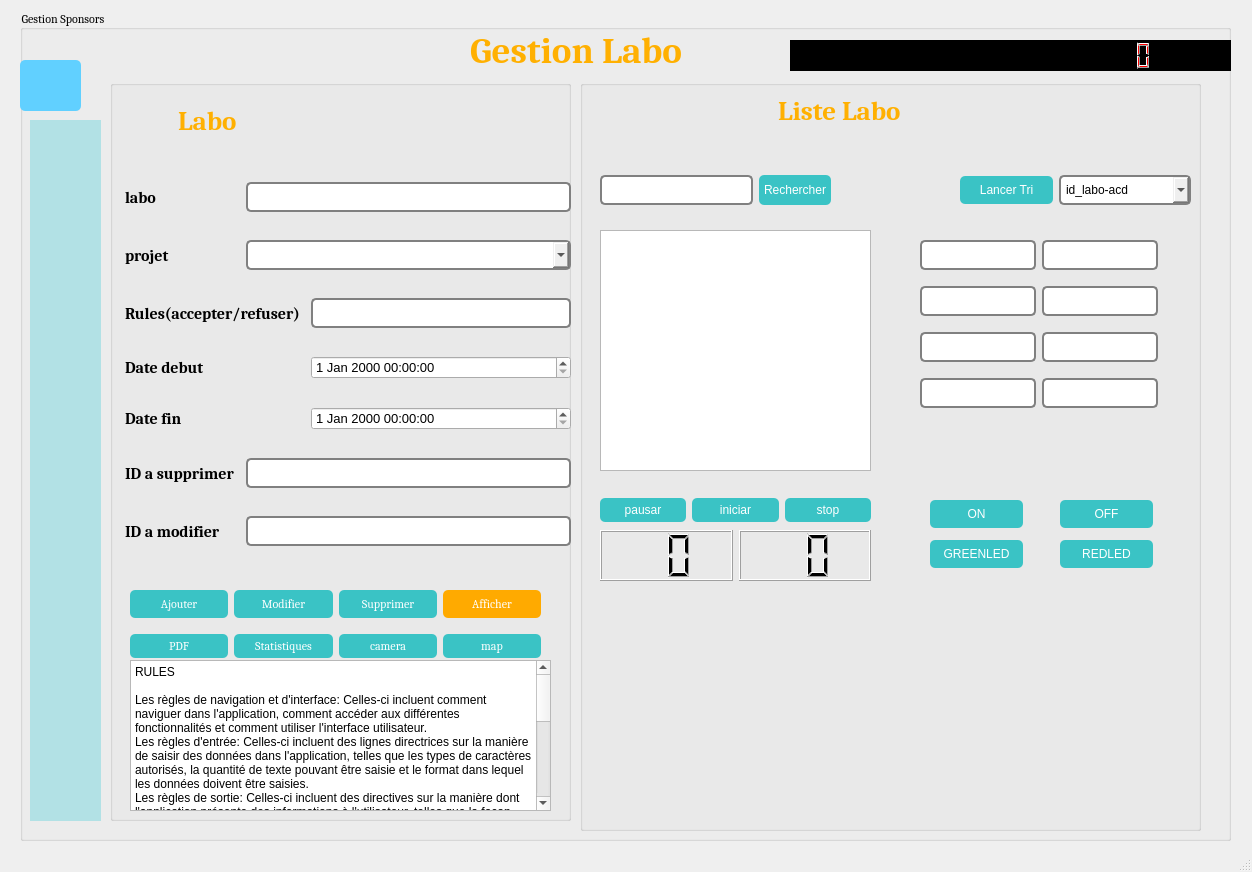
<?xml version="1.0" encoding="UTF-8"?>
<ui version="4.0">
 <class>MainWindow_l</class>
 <widget class="QMainWindow" name="MainWindow_l">
  <property name="geometry">
   <rect>
    <x>0</x>
    <y>0</y>
    <width>1252</width>
    <height>872</height>
   </rect>
  </property>
  <property name="font">
   <font>
    <family>Cambria</family>
    <pointsize>9</pointsize>
   </font>
  </property>
  <property name="windowTitle">
   <string>MainWindow</string>
  </property>
  <property name="styleSheet">
   <string notr="true"/>
  </property>
  <widget class="QWidget" name="centralwidget">
   <widget class="QGroupBox" name="groupBox">
    <property name="geometry">
     <rect>
      <x>20</x>
      <y>10</y>
      <width>1211</width>
      <height>831</height>
     </rect>
    </property>
    <property name="styleSheet">
     <string notr="true">QGroupBox {
    font: 12px;
 background-color:transparent;
}
QComboBox {
    border: 2px solid gray;
     border-radius: 5px;
    padding: 5px;
}
QLineEdit {
    border: 2px solid gray;
    border-radius: 5px;
    padding: 5px;
}

QPushButton {
    background-color: rgb(58, 195, 197);
    color: white;
    border-radius: 5px;
    padding: 5px;
}

QLineEdit:focus, QPushButton:focus {
    border: 2px solid #4CAF50;
}

QLabel {
    font-weight: bold;
    padding: 1px;
}


QPushButton:hover{
	background-color: rgb(255, 176, 1);	
}


</string>
    </property>
    <property name="title">
     <string>Gestion Sponsors</string>
    </property>
    <widget class="QLabel" name="nom_gestion">
     <property name="geometry">
      <rect>
       <x>440</x>
       <y>10</y>
       <width>351</width>
       <height>61</height>
      </rect>
     </property>
     <property name="font">
      <font>
       <family>Cambria</family>
       <pointsize>28</pointsize>
       <weight>75</weight>
       <bold>true</bold>
      </font>
     </property>
     <property name="styleSheet">
      <string notr="true">
QLabel {
   color:#ffb001;
}
</string>
     </property>
     <property name="text">
      <string>Gestion Labo</string>
     </property>
    </widget>
    <widget class="QGroupBox" name="afficher">
     <property name="geometry">
      <rect>
       <x>560</x>
       <y>70</y>
       <width>621</width>
       <height>751</height>
      </rect>
     </property>
     <property name="styleSheet">
      <string notr="true">
</string>
     </property>
     <property name="title">
      <string/>
     </property>
     <widget class="QLabel" name="afficher_label">
      <property name="geometry">
       <rect>
        <x>190</x>
        <y>10</y>
        <width>281</width>
        <height>41</height>
       </rect>
      </property>
      <property name="font">
       <font>
        <family>Cambria</family>
        <pointsize>20</pointsize>
        <weight>75</weight>
        <italic>false</italic>
        <bold>true</bold>
       </font>
      </property>
      <property name="styleSheet">
       <string notr="true">QLabel {
   color:#ffb001;
}</string>
      </property>
      <property name="text">
       <string>Liste Labo</string>
      </property>
     </widget>
     <widget class="QTableView" name="tableView">
      <property name="geometry">
       <rect>
        <x>20</x>
        <y>150</y>
        <width>271</width>
        <height>241</height>
       </rect>
      </property>
     </widget>
     <widget class="QWidget" name="layoutWidget">
      <property name="geometry">
       <rect>
        <x>20</x>
        <y>410</y>
        <width>271</width>
        <height>41</height>
       </rect>
      </property>
      <layout class="QHBoxLayout" name="horizontalLayout_3">
       <item>
        <widget class="QPushButton" name="btn_pausa_2">
         <property name="text">
          <string>pausar</string>
         </property>
        </widget>
       </item>
       <item>
        <widget class="QPushButton" name="btn_iniciar_2">
         <property name="text">
          <string>iniciar</string>
         </property>
        </widget>
       </item>
       <item>
        <widget class="QPushButton" name="btn_stop_2">
         <property name="text">
          <string>stop</string>
         </property>
        </widget>
       </item>
      </layout>
     </widget>
     <widget class="QWidget" name="layoutWidget_2">
      <property name="geometry">
       <rect>
        <x>20</x>
        <y>450</y>
        <width>271</width>
        <height>51</height>
       </rect>
      </property>
      <layout class="QHBoxLayout" name="horizontalLayout_4">
       <item>
        <widget class="QLCDNumber" name="minutos_2">
         <property name="digitCount">
          <number>2</number>
         </property>
        </widget>
       </item>
       <item>
        <widget class="QLCDNumber" name="segundos_2">
         <property name="digitCount">
          <number>2</number>
         </property>
        </widget>
       </item>
      </layout>
     </widget>
     <widget class="QWidget" name="cam" native="true">
      <property name="geometry">
       <rect>
        <x>39</x>
        <y>510</y>
        <width>541</width>
        <height>221</height>
       </rect>
      </property>
     </widget>
     <widget class="QWidget" name="layoutWidget">
      <property name="geometry">
       <rect>
        <x>20</x>
        <y>80</y>
        <width>231</width>
        <height>61</height>
       </rect>
      </property>
      <layout class="QGridLayout" name="gridLayout_3">
       <item row="0" column="0">
        <widget class="QLineEdit" name="lineEdit_rechercher_2"/>
       </item>
       <item row="0" column="1">
        <widget class="QPushButton" name="supprimer_4">
         <property name="maximumSize">
          <size>
           <width>101</width>
           <height>31</height>
          </size>
         </property>
         <property name="text">
          <string>Rechercher</string>
         </property>
         <property name="icon">
          <iconset resource="Resource.qrc">
           <normaloff>:/Icones/Icones/rechercher.png</normaloff>:/Icones/Icones/rechercher.png</iconset>
         </property>
         <property name="iconSize">
          <size>
           <width>20</width>
           <height>20</height>
          </size>
         </property>
        </widget>
       </item>
      </layout>
     </widget>
     <widget class="QWidget" name="layoutWidget">
      <property name="geometry">
       <rect>
        <x>380</x>
        <y>80</y>
        <width>231</width>
        <height>61</height>
       </rect>
      </property>
      <layout class="QGridLayout" name="gridLayout_4">
       <item row="0" column="0">
        <widget class="QPushButton" name="tri">
         <property name="maximumSize">
          <size>
           <width>93</width>
           <height>28</height>
          </size>
         </property>
         <property name="text">
          <string>Lancer Tri</string>
         </property>
        </widget>
       </item>
       <item row="0" column="1">
        <widget class="QComboBox" name="comboBo_tri">
         <item>
          <property name="text">
           <string>id_labo-acd</string>
          </property>
         </item>
         <item>
          <property name="text">
           <string>id_labo-des</string>
          </property>
         </item>
         <item>
          <property name="text">
           <string>id_projet_acd</string>
          </property>
         </item>
         <item>
          <property name="text">
           <string>id_projet_desc</string>
          </property>
         </item>
         <item>
          <property name="text">
           <string>date_debut_acd</string>
          </property>
         </item>
         <item>
          <property name="text">
           <string>date_debut_dec</string>
          </property>
         </item>
        </widget>
       </item>
      </layout>
     </widget>
     <widget class="QWidget" name="layoutWidget">
      <property name="geometry">
       <rect>
        <x>340</x>
        <y>150</y>
        <width>238</width>
        <height>190</height>
       </rect>
      </property>
      <layout class="QHBoxLayout" name="horizontalLayout">
       <item>
        <layout class="QVBoxLayout" name="verticalLayout">
         <item>
          <widget class="QLineEdit" name="lineEdit_rechercher_4"/>
         </item>
         <item>
          <widget class="QLineEdit" name="lineEdit_rechercher_11"/>
         </item>
         <item>
          <widget class="QLineEdit" name="lineEdit_rechercher_10"/>
         </item>
         <item>
          <widget class="QLineEdit" name="lineEdit_rechercher_9"/>
         </item>
        </layout>
       </item>
       <item>
        <layout class="QVBoxLayout" name="verticalLayout_2">
         <item>
          <widget class="QLineEdit" name="lineEdit_rechercher_5"/>
         </item>
         <item>
          <widget class="QLineEdit" name="lineEdit_rechercher_6"/>
         </item>
         <item>
          <widget class="QLineEdit" name="lineEdit_rechercher_7"/>
         </item>
         <item>
          <widget class="QLineEdit" name="lineEdit_rechercher_8"/>
         </item>
        </layout>
       </item>
      </layout>
     </widget>
     <widget class="QPushButton" name="tri_2">
      <property name="geometry">
       <rect>
        <x>350</x>
        <y>420</y>
        <width>93</width>
        <height>28</height>
       </rect>
      </property>
      <property name="maximumSize">
       <size>
        <width>93</width>
        <height>28</height>
       </size>
      </property>
      <property name="text">
       <string>ON</string>
      </property>
     </widget>
     <widget class="QPushButton" name="tri_3">
      <property name="geometry">
       <rect>
        <x>480</x>
        <y>420</y>
        <width>93</width>
        <height>28</height>
       </rect>
      </property>
      <property name="maximumSize">
       <size>
        <width>93</width>
        <height>28</height>
       </size>
      </property>
      <property name="text">
       <string>OFF</string>
      </property>
     </widget>
     <widget class="QPushButton" name="tri_4">
      <property name="geometry">
       <rect>
        <x>350</x>
        <y>460</y>
        <width>93</width>
        <height>28</height>
       </rect>
      </property>
      <property name="maximumSize">
       <size>
        <width>93</width>
        <height>28</height>
       </size>
      </property>
      <property name="text">
       <string>GREENLED</string>
      </property>
     </widget>
     <widget class="QPushButton" name="tri_5">
      <property name="geometry">
       <rect>
        <x>480</x>
        <y>460</y>
        <width>93</width>
        <height>28</height>
       </rect>
      </property>
      <property name="maximumSize">
       <size>
        <width>93</width>
        <height>28</height>
       </size>
      </property>
      <property name="text">
       <string>REDLED</string>
      </property>
     </widget>
    </widget>
    <widget class="QLabel" name="label">
     <property name="geometry">
      <rect>
       <x>0</x>
       <y>20</y>
       <width>1211</width>
       <height>801</height>
      </rect>
     </property>
     <property name="styleSheet">
      <string notr="true">background-image: url(:/Icones/Icones/background.png);
</string>
     </property>
     <property name="text">
      <string/>
     </property>
    </widget>
    <widget class="QPushButton" name="pushButton_20">
     <property name="geometry">
      <rect>
       <x>0</x>
       <y>50</y>
       <width>61</width>
       <height>51</height>
      </rect>
     </property>
     <property name="styleSheet">
      <string notr="true">background-color: rgb(97, 208, 255);</string>
     </property>
     <property name="text">
      <string/>
     </property>
     <property name="icon">
      <iconset>
       <normalon>:/img/menu.png</normalon>
      </iconset>
     </property>
     <property name="iconSize">
      <size>
       <width>40</width>
       <height>40</height>
      </size>
     </property>
     <property name="checkable">
      <bool>true</bool>
     </property>
    </widget>
    <widget class="QWidget" name="widget" native="true">
     <property name="geometry">
      <rect>
       <x>10</x>
       <y>110</y>
       <width>71</width>
       <height>701</height>
      </rect>
     </property>
     <property name="styleSheet">
      <string notr="true">	background-color: rgb(178, 225, 229);</string>
     </property>
     <widget class="QPushButton" name="pushButton_13">
      <property name="geometry">
       <rect>
        <x>0</x>
        <y>30</y>
        <width>71</width>
        <height>61</height>
       </rect>
      </property>
      <property name="styleSheet">
       <string notr="true"/>
      </property>
      <property name="text">
       <string/>
      </property>
      <property name="icon">
       <iconset>
        <normalon>:/img/home.png</normalon>
       </iconset>
      </property>
      <property name="iconSize">
       <size>
        <width>40</width>
        <height>40</height>
       </size>
      </property>
     </widget>
     <widget class="QPushButton" name="pushButton_14">
      <property name="geometry">
       <rect>
        <x>0</x>
        <y>120</y>
        <width>71</width>
        <height>61</height>
       </rect>
      </property>
      <property name="text">
       <string/>
      </property>
      <property name="icon">
       <iconset>
        <normalon>:/img/calendrier.png</normalon>
       </iconset>
      </property>
      <property name="iconSize">
       <size>
        <width>40</width>
        <height>40</height>
       </size>
      </property>
     </widget>
     <widget class="QPushButton" name="pushButton_17">
      <property name="geometry">
       <rect>
        <x>0</x>
        <y>430</y>
        <width>71</width>
        <height>71</height>
       </rect>
      </property>
      <property name="text">
       <string/>
      </property>
      <property name="icon">
       <iconset>
        <normalon>:/img/notepad.png</normalon>
       </iconset>
      </property>
      <property name="iconSize">
       <size>
        <width>40</width>
        <height>40</height>
       </size>
      </property>
     </widget>
     <widget class="QPushButton" name="pushButton_15">
      <property name="geometry">
       <rect>
        <x>0</x>
        <y>210</y>
        <width>71</width>
        <height>61</height>
       </rect>
      </property>
      <property name="text">
       <string/>
      </property>
      <property name="icon">
       <iconset>
        <normalon>:/img/notification.png</normalon>
       </iconset>
      </property>
      <property name="iconSize">
       <size>
        <width>40</width>
        <height>40</height>
       </size>
      </property>
     </widget>
     <widget class="QPushButton" name="pushButton_18">
      <property name="geometry">
       <rect>
        <x>0</x>
        <y>310</y>
        <width>71</width>
        <height>71</height>
       </rect>
      </property>
      <property name="text">
       <string/>
      </property>
      <property name="icon">
       <iconset>
        <normalon>:/img/lecture.png</normalon>
       </iconset>
      </property>
      <property name="iconSize">
       <size>
        <width>40</width>
        <height>40</height>
       </size>
      </property>
     </widget>
     <widget class="QPushButton" name="pushButton_21">
      <property name="geometry">
       <rect>
        <x>0</x>
        <y>540</y>
        <width>71</width>
        <height>61</height>
       </rect>
      </property>
      <property name="text">
       <string/>
      </property>
      <property name="icon">
       <iconset>
        <normalon>:/img/chat.png</normalon>
       </iconset>
      </property>
      <property name="iconSize">
       <size>
        <width>40</width>
        <height>40</height>
       </size>
      </property>
     </widget>
     <widget class="QPushButton" name="pushButton_19">
      <property name="geometry">
       <rect>
        <x>0</x>
        <y>640</y>
        <width>71</width>
        <height>61</height>
       </rect>
      </property>
      <property name="text">
       <string/>
      </property>
      <property name="icon">
       <iconset>
        <normalon>:/img/togglapp.png</normalon>
       </iconset>
      </property>
      <property name="iconSize">
       <size>
        <width>60</width>
        <height>60</height>
       </size>
      </property>
     </widget>
    </widget>
    <widget class="QGroupBox" name="groupBox_2">
     <property name="geometry">
      <rect>
       <x>90</x>
       <y>70</y>
       <width>461</width>
       <height>741</height>
      </rect>
     </property>
     <property name="styleSheet">
      <string notr="true"/>
     </property>
     <property name="title">
      <string/>
     </property>
     <widget class="QLabel" name="Ajouter">
      <property name="geometry">
       <rect>
        <x>60</x>
        <y>20</y>
        <width>211</width>
        <height>41</height>
       </rect>
      </property>
      <property name="font">
       <font>
        <family>Cambria</family>
        <pointsize>20</pointsize>
        <weight>75</weight>
        <italic>false</italic>
        <bold>true</bold>
       </font>
      </property>
      <property name="styleSheet">
       <string notr="true">QLabel {
   color:#ffb001;
}</string>
      </property>
      <property name="text">
       <string>Labo</string>
      </property>
     </widget>
     <widget class="QWidget" name="layoutWidget">
      <property name="geometry">
       <rect>
        <x>10</x>
        <y>80</y>
        <width>451</width>
        <height>411</height>
       </rect>
      </property>
      <layout class="QGridLayout" name="gridLayout">
       <item row="0" column="0">
        <widget class="QLabel" name="id_label">
         <property name="font">
          <font>
           <family>Cambria</family>
           <pointsize>12</pointsize>
           <weight>75</weight>
           <bold>true</bold>
          </font>
         </property>
         <property name="text">
          <string>labo</string>
         </property>
        </widget>
       </item>
       <item row="0" column="1" colspan="2">
        <widget class="QLineEdit" name="lineEdit_id"/>
       </item>
       <item row="1" column="0">
        <widget class="QLabel" name="organization_label">
         <property name="font">
          <font>
           <family>Cambria</family>
           <pointsize>12</pointsize>
           <weight>75</weight>
           <bold>true</bold>
          </font>
         </property>
         <property name="text">
          <string>projet</string>
         </property>
        </widget>
       </item>
       <item row="1" column="1" colspan="2">
        <widget class="QComboBox" name="comboBox"/>
       </item>
       <item row="2" column="0" colspan="2">
        <widget class="QLabel" name="statut_label">
         <property name="font">
          <font>
           <family>Cambria</family>
           <pointsize>12</pointsize>
           <weight>75</weight>
           <bold>true</bold>
          </font>
         </property>
         <property name="text">
          <string>Rules(accepter/refuser)</string>
         </property>
        </widget>
       </item>
       <item row="2" column="2">
        <widget class="QLineEdit" name="lineEdit_rules"/>
       </item>
       <item row="3" column="0">
        <widget class="QLabel" name="date_label">
         <property name="font">
          <font>
           <family>Cambria</family>
           <pointsize>12</pointsize>
           <weight>75</weight>
           <bold>true</bold>
          </font>
         </property>
         <property name="text">
          <string>Date debut</string>
         </property>
        </widget>
       </item>
       <item row="3" column="2">
        <widget class="QDateTimeEdit" name="dateTimeEdit_2">
         <property name="font">
          <font>
           <pointsize>10</pointsize>
          </font>
         </property>
        </widget>
       </item>
       <item row="4" column="0">
        <widget class="QLabel" name="date_label_2">
         <property name="font">
          <font>
           <family>Cambria</family>
           <pointsize>12</pointsize>
           <weight>75</weight>
           <bold>true</bold>
          </font>
         </property>
         <property name="text">
          <string>Date fin</string>
         </property>
        </widget>
       </item>
       <item row="4" column="2">
        <widget class="QDateTimeEdit" name="dateTimeEdit_3">
         <property name="font">
          <font>
           <pointsize>10</pointsize>
          </font>
         </property>
        </widget>
       </item>
       <item row="5" column="0">
        <widget class="QLabel" name="date_label_3">
         <property name="font">
          <font>
           <family>Cambria</family>
           <pointsize>12</pointsize>
           <weight>75</weight>
           <bold>true</bold>
          </font>
         </property>
         <property name="text">
          <string>ID a supprimer</string>
         </property>
        </widget>
       </item>
       <item row="5" column="1" colspan="2">
        <widget class="QLineEdit" name="lineEdit_rechercher"/>
       </item>
       <item row="6" column="0">
        <widget class="QLabel" name="date_label_4">
         <property name="font">
          <font>
           <family>Cambria</family>
           <pointsize>12</pointsize>
           <weight>75</weight>
           <bold>true</bold>
          </font>
         </property>
         <property name="text">
          <string>ID a modifier</string>
         </property>
        </widget>
       </item>
       <item row="6" column="1" colspan="2">
        <widget class="QLineEdit" name="lineEdit_rechercher_3"/>
       </item>
      </layout>
     </widget>
     <widget class="QWidget" name="layoutWidget">
      <property name="geometry">
       <rect>
        <x>20</x>
        <y>500</y>
        <width>411</width>
        <height>88</height>
       </rect>
      </property>
      <layout class="QGridLayout" name="gridLayout_2">
       <item row="0" column="0">
        <widget class="QPushButton" name="ajouter_4">
         <property name="maximumSize">
          <size>
           <width>101</width>
           <height>31</height>
          </size>
         </property>
         <property name="font">
          <font>
           <family>Cambria</family>
           <pointsize>9</pointsize>
          </font>
         </property>
         <property name="styleSheet">
          <string notr="true"/>
         </property>
         <property name="text">
          <string>Ajouter</string>
         </property>
         <property name="icon">
          <iconset resource="Resource.qrc">
           <normaloff>:/Icones/Icones/ajouter.png</normaloff>:/Icones/Icones/ajouter.png</iconset>
         </property>
         <property name="iconSize">
          <size>
           <width>20</width>
           <height>20</height>
          </size>
         </property>
        </widget>
       </item>
       <item row="0" column="1">
        <widget class="QPushButton" name="supprimer_3">
         <property name="maximumSize">
          <size>
           <width>101</width>
           <height>31</height>
          </size>
         </property>
         <property name="font">
          <font>
           <family>Cambria</family>
           <pointsize>9</pointsize>
          </font>
         </property>
         <property name="text">
          <string>Modifier</string>
         </property>
         <property name="icon">
          <iconset resource="Resource.qrc">
           <normaloff>:/Icones/Icones/modifier.png</normaloff>:/Icones/Icones/modifier.png</iconset>
         </property>
         <property name="iconSize">
          <size>
           <width>20</width>
           <height>20</height>
          </size>
         </property>
        </widget>
       </item>
       <item row="0" column="2">
        <widget class="QPushButton" name="supprimer_2">
         <property name="maximumSize">
          <size>
           <width>101</width>
           <height>31</height>
          </size>
         </property>
         <property name="font">
          <font>
           <family>Cambria</family>
           <pointsize>9</pointsize>
          </font>
         </property>
         <property name="text">
          <string>Supprimer</string>
         </property>
         <property name="icon">
          <iconset resource="Resource.qrc">
           <normaloff>:/Icones/Icones/supprimer.png</normaloff>:/Icones/Icones/supprimer.png</iconset>
         </property>
         <property name="iconSize">
          <size>
           <width>20</width>
           <height>20</height>
          </size>
         </property>
        </widget>
       </item>
       <item row="0" column="3">
        <widget class="QPushButton" name="pushButton_7">
         <property name="maximumSize">
          <size>
           <width>121</width>
           <height>28</height>
          </size>
         </property>
         <property name="font">
          <font>
           <family>Cambria</family>
           <pointsize>9</pointsize>
          </font>
         </property>
         <property name="styleSheet">
          <string notr="true">background-color: rgb(255, 170, 0)</string>
         </property>
         <property name="text">
          <string>Afficher</string>
         </property>
        </widget>
       </item>
       <item row="1" column="0">
        <widget class="QPushButton" name="pdf">
         <property name="font">
          <font>
           <family>Cambria</family>
           <pointsize>9</pointsize>
          </font>
         </property>
         <property name="styleSheet">
          <string notr="true">
</string>
         </property>
         <property name="text">
          <string>PDF</string>
         </property>
         <property name="icon">
          <iconset resource="Resource.qrc">
           <normaloff>:/Icones/Icones/pdf.png</normaloff>:/Icones/Icones/pdf.png</iconset>
         </property>
         <property name="iconSize">
          <size>
           <width>30</width>
           <height>40</height>
          </size>
         </property>
        </widget>
       </item>
       <item row="1" column="1">
        <widget class="QPushButton" name="pushButton_8">
         <property name="maximumSize">
          <size>
           <width>121</width>
           <height>28</height>
          </size>
         </property>
         <property name="font">
          <font>
           <family>Cambria</family>
           <pointsize>9</pointsize>
          </font>
         </property>
         <property name="styleSheet">
          <string notr="true"/>
         </property>
         <property name="text">
          <string>Statistiques</string>
         </property>
        </widget>
       </item>
       <item row="1" column="2">
        <widget class="QPushButton" name="pushButton_10">
         <property name="maximumSize">
          <size>
           <width>121</width>
           <height>28</height>
          </size>
         </property>
         <property name="font">
          <font>
           <family>Cambria</family>
           <pointsize>9</pointsize>
          </font>
         </property>
         <property name="styleSheet">
          <string notr="true"/>
         </property>
         <property name="text">
          <string>camera</string>
         </property>
        </widget>
       </item>
       <item row="1" column="3">
        <widget class="QPushButton" name="pushButton_9">
         <property name="maximumSize">
          <size>
           <width>121</width>
           <height>28</height>
          </size>
         </property>
         <property name="font">
          <font>
           <family>Cambria</family>
           <pointsize>9</pointsize>
          </font>
         </property>
         <property name="styleSheet">
          <string notr="true"/>
         </property>
         <property name="text">
          <string>map</string>
         </property>
        </widget>
       </item>
      </layout>
     </widget>
     <widget class="QPlainTextEdit" name="plainTextEdit">
      <property name="geometry">
       <rect>
        <x>20</x>
        <y>580</y>
        <width>421</width>
        <height>151</height>
       </rect>
      </property>
      <property name="plainText">
       <string>RULES

Les règles de navigation et d'interface: Celles-ci incluent comment naviguer dans l'application, comment accéder aux différentes fonctionnalités et comment utiliser l'interface utilisateur.
Les règles d'entrée: Celles-ci incluent des lignes directrices sur la manière de saisir des données dans l'application, telles que les types de caractères autorisés, la quantité de texte pouvant être saisie et le format dans lequel les données doivent être saisies.
Les règles de sortie: Celles-ci incluent des directives sur la manière dont l'application présente des informations à l'utilisateur, telles que la façon dont les données sont affichées, les types de graphiques ou de diagrammes utilisés et la façon dont les rapports sont générés.
Les règles de sécurité: Celles-ci incluent des directives sur la manière dont l'application gère l'authentification des utilisateurs, le contrôle d'accès et le chiffrement des données.
Les règles de performance: Celles-ci incluent des directives sur la manière dont l'application gère les ressources système telles que la mémoire, le processeur et l'espace disque, afin de garantir qu'elle fonctionne de manière fluide et efficace.
Les règles de gestion des erreurs: Celles-ci incluent des directives sur la manière dont l'application doit gérer les erreurs, telles que l'affichage des messages d'erreur, la journalisation des erreurs et la récupération des erreurs.
Les règles d'accessibilité: Celles-ci incluent des directives sur la manière dont l'application doit être conçue pour être accessible aux utilisateurs handicapés, telles que la fourniture de texte alternatif pour les images, les raccourcis clavier et les lecteurs d'écran.</string>
      </property>
     </widget>
    </widget>
    <widget class="QLCDNumber" name="lcdNumber">
     <property name="geometry">
      <rect>
       <x>770</x>
       <y>30</y>
       <width>441</width>
       <height>31</height>
      </rect>
     </property>
     <property name="styleSheet">
      <string notr="true">QLCDNumber
{
	background-color:black;
	color:red;
}</string>
     </property>
     <property name="digitCount">
      <number>20</number>
     </property>
    </widget>
    <zorder>label</zorder>
    <zorder>afficher</zorder>
    <zorder>nom_gestion</zorder>
    <zorder>pushButton_20</zorder>
    <zorder>widget</zorder>
    <zorder>groupBox_2</zorder>
    <zorder>lcdNumber</zorder>
   </widget>
  </widget>
  <widget class="QMenuBar" name="menubar">
   <property name="geometry">
    <rect>
     <x>0</x>
     <y>0</y>
     <width>1252</width>
     <height>26</height>
    </rect>
   </property>
  </widget>
  <widget class="QStatusBar" name="statusbar"/>
 </widget>
 <resources>
  <include location="Resource.qrc"/>
 </resources>
 <connections/>
</ui>
